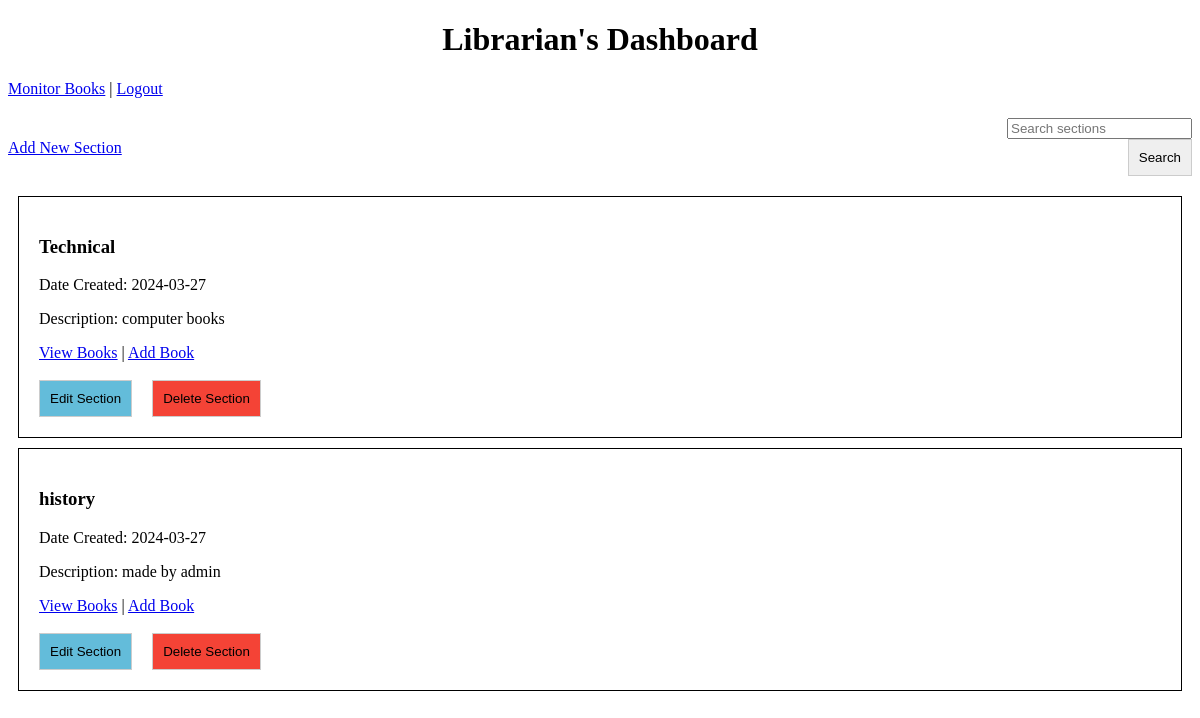
The page /librarian_dashboard (signed in) on the database as committed earlier.
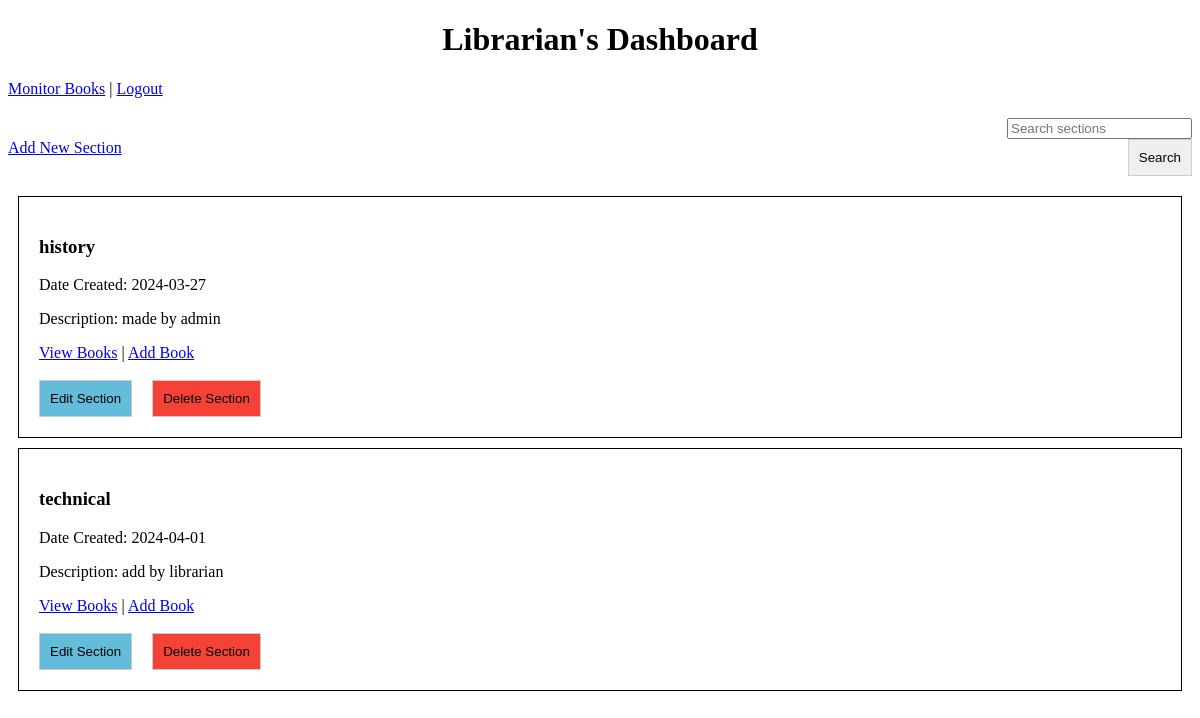
The same page on the database as committed later.
### models.py (models this page shows)
class Section(db.Model):
    id = db.Column(db.Integer, primary_key=True)
    title = db.Column(db.String(100), nullable=False)
    date_created = db.Column(db.DateTime, default=datetime.now, nullable=False)
    description = db.Column(db.String(500), nullable=True)
    user_id = db.Column(db.Integer, db.ForeignKey('user.id'))
    books = db.relationship('Book', back_populates='section')
    issues = db.relationship('Issue', backref='section', lazy='dynamic')

### routes.py (the view)
@app.route('/librarian_dashboard', methods=['GET', 'POST'])
def librarian_dashboard():
    if 'librarian_id' not in session:
        return redirect(url_for('librarian_login'))
    librarian_id = session['librarian_id']
    query = request.args.get('query')  # Get the search query from URL parameters for GET request
    if query:
        sections = Section.query.filter(Section.user_id == librarian_id, Section.title.contains(query)).all()
    else:
        sections = Section.query.filter_by(user_id=librarian_id).all()
    return render_template('librarian_dashboard.html', sections=sections)

### templates/librarian_dashboard.html (shortened to what this page needs)
<!DOCTYPE html>
<html>
<head>
<link rel="stylesheet" href="{{ url_for('static', filename='css/styles.css') }}">
</head>
<body>
<div >
    <h1>Librarian's Dashboard</h1>
    <div>
        <a href="{{ url_for('monitor_books') }}">Monitor Books</a> |
        <a href="{{ url_for('logout') }}">Logout</a>
    </div>
    <form action="{{ url_for('librarian_dashboard') }}" method="GET" class='search'>
        <input type="text" placeholder="Search sections" aria-label="Search" name="query">
        <div>
            <a href="{{ url_for('add_section_form') }}" style="float:left" >Add New Section</a>
            <button  type="submit">Search</button>
        </div>
    </form>
    {% for section in sections %}
    <div class="section">
        <h3>{{ section.title }}</h3>
        <p>Date Created: {{ section.date_created.strftime('%Y-%m-%d') }}</p>
        <p>Description: {{ section.description }}</p>
        <a href="{{ url_for('view_books', section_id=section.id) }}">View Books</a>  |
        <a href="{{ url_for('add_book', section_id=section.id) }}" >Add Book</a>
        <br>
        <br>
        <div class="section-actions">
            <form action="{{ url_for('edit_section_form', section_id=section.id) }}" method="GET" style="margin-right: 10px;">
                <button type="submit" class="btn-edit">Edit Section</button>
            </form>
            <form action="{{ url_for('delete_section', section_id=section.id) }}" method="post" onsubmit="return confirm('Are you sure you want to delete this section?');">
                <button type="submit" class="btn-danger">Delete Section</button>
            </form>
        </div>
    </div>
    {% else %}
    <p>No sections added yet.</p>
    {% endfor %}
</div>
</body>
</html>

### static/css/styles.css (style rules this page uses)
.btn-edit { background-color: #63bcda; }
.btn-danger { background-color: #f44336; }
button { border: 1px solid #ccc; padding: 10px 10px; cursor: pointer; }
.section { border: 1px solid; padding: 20px; margin: 10px; }
.search { text-align: right; margin: 20px 0; }
.section-actions { display: flex; justify-content: start; gap: 10px; }
h1 { text-align: center; }

Rows that differ between the two databases and show on the page:
removed Section: title "Technical", date_created "2024-03-27", description "computer books"
added Section: title "technical", date_created "2024-04-01", description "add by librarian"
